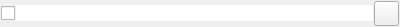
<?xml version="1.0" encoding="UTF-8"?>
<ui version="4.0">
 <class>taskForm</class>
 <widget class="QWidget" name="taskForm">
  <property name="geometry">
   <rect>
    <x>0</x>
    <y>0</y>
    <width>400</width>
    <height>27</height>
   </rect>
  </property>
  <property name="windowTitle">
   <string>Form</string>
  </property>
  <layout class="QHBoxLayout" name="horizontalLayout">
   <property name="spacing">
    <number>1</number>
   </property>
   <property name="leftMargin">
    <number>1</number>
   </property>
   <property name="topMargin">
    <number>1</number>
   </property>
   <property name="rightMargin">
    <number>1</number>
   </property>
   <property name="bottomMargin">
    <number>1</number>
   </property>
   <item>
    <widget class="QCheckBox" name="checkBox_isdone">
     <property name="text">
      <string/>
     </property>
    </widget>
   </item>
   <item>
    <widget class="QLineEdit" name="lineEdit_name">
     <property name="enabled">
      <bool>true</bool>
     </property>
     <property name="styleSheet">
      <string notr="true">QLineEdit { border: none }</string>
     </property>
    </widget>
   </item>
   <item>
    <widget class="QPushButton" name="pushButton_delete">
     <property name="minimumSize">
      <size>
       <width>25</width>
       <height>25</height>
      </size>
     </property>
     <property name="maximumSize">
      <size>
       <width>25</width>
       <height>25</height>
      </size>
     </property>
     <property name="text">
      <string/>
     </property>
     <property name="icon">
      <iconset>
       <normaloff>:/Terminator_client/img/remove.png</normaloff>:/Terminator_client/img/remove.png</iconset>
     </property>
     <property name="iconSize">
      <size>
       <width>22</width>
       <height>22</height>
      </size>
     </property>
    </widget>
   </item>
  </layout>
  <zorder>lineEdit_name</zorder>
  <zorder>checkBox_isdone</zorder>
  <zorder>pushButton_delete</zorder>
 </widget>
 <resources/>
 <connections/>
</ui>
